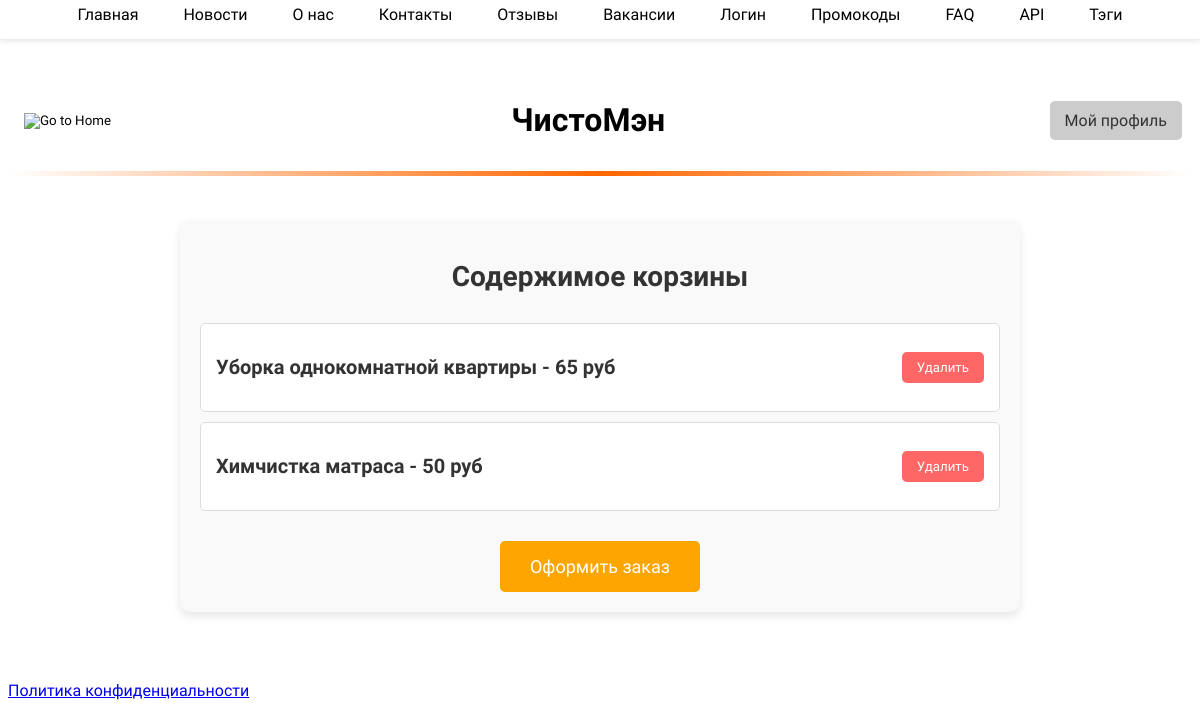
Page /cart (signed in) on the committed database.
### main/models.py (models this page shows, shortened)
class Service(models.Model):
    title = models.CharField('Название',max_length=50)
    description = models.TextField('Описание')
    price = models.IntegerField('Стоимость',default=100)
    service_type = models.ForeignKey(ServiceType, on_delete=models.CASCADE, verbose_name='Тип услуги',default=1)
    publish = models.DateTimeField(default=timezone.now)
    class Meta:
        verbose_name = 'Услуга'
        verbose_name_plural = 'Услуги'

### main/views.py (the view)
# urls.py: path('cart', views.cart_view, name='cart'),
def cart_view(request):
    logger.info('In cart')
    current_user = Customer.objects.get(user=request.user)
    context = {'customer': current_user}
    if request.method == 'POST':
        if 'action' in request.POST and request.POST['action'] == 'delete':
            service_title = request.POST.get('service_title')
            service = Service.objects.get(title=service_title)
            current_user.cart.remove(service)
    return render(request, 'main/cart.html', context)

### main/context_processors.py (called while the page is built)
def partners_processor(request):
    partners = Partner.objects.all()
    return {
        'partners': partners,
    }

### main/templates/main/cart.html (shortened to what this page needs)
{% extends 'main/base.html' %}
{% block content %}
<div class="cart-container">
    <h1 class="cart-title">Содержимое корзины</h1>
    <div class="cart-items">
        {% for service in customer.cart.all %}
        <div class="cart-item">
            <h2 class="cart-item-title">{{ service.title }} - {{ service.price }} руб</h2>
            <form action="" method="post" class="cart-item-form">
                <button type="submit" name="action" value="delete" class="cart-delete-btn">Удалить</button>
            </form>
        </div>
        {% endfor %}
    </div>
    <form action="{% url 'order' %}" method="get" class="cart-checkout-form">
        <button type="submit" class="cart-checkout-btn">Оформить заказ</button>
    </form>
</div>
{% endblock %}

### main/static/css/style.css (style rules this page uses)
body { font-family: 'Roboto', Arial, sans-serif; background-color: white; font-kerning: normal; }
button { cursor: pointer; }
.cart-container { max-width: 800px; margin: 50px auto; padding: 20px; background-color: #f9f9f9; border-radius: 10px; box-shadow: 0 4px 10px rgba(0, 0, 0, 0.1); }
.cart-title { font-size: 28px; text-align: center; margin-bottom: 30px; color: #333; }
.cart-items { margin-bottom: 30px; }
.cart-item { display: flex; justify-content: space-between; align-items: center; padding: 15px; background-color: #fff; border: 1px solid #ddd; border-radius: 5px; margin-bottom: 10px; }
.cart-item-title { font-size: 20px; color: #333; margin-right: 20px; }
.cart-delete-btn { background-color: #ff6666; color: #fff; padding: 8px 15px; border: none; border-radius: 5px; cursor: pointer; transition: background-color 0.3s ease; }
.cart-checkout-form { text-align: center; }
.cart-checkout-btn { background-color: orange; color: white; padding: 15px 30px; font-size: 18px; border: none; border-radius: 5px; cursor: pointer; transition: background-color 0.3s ease; }

### rows in the picture
Service: title "Уборка однокомнатной квартиры", price "65"
Service: title "Химчистка матраса", price "50"
